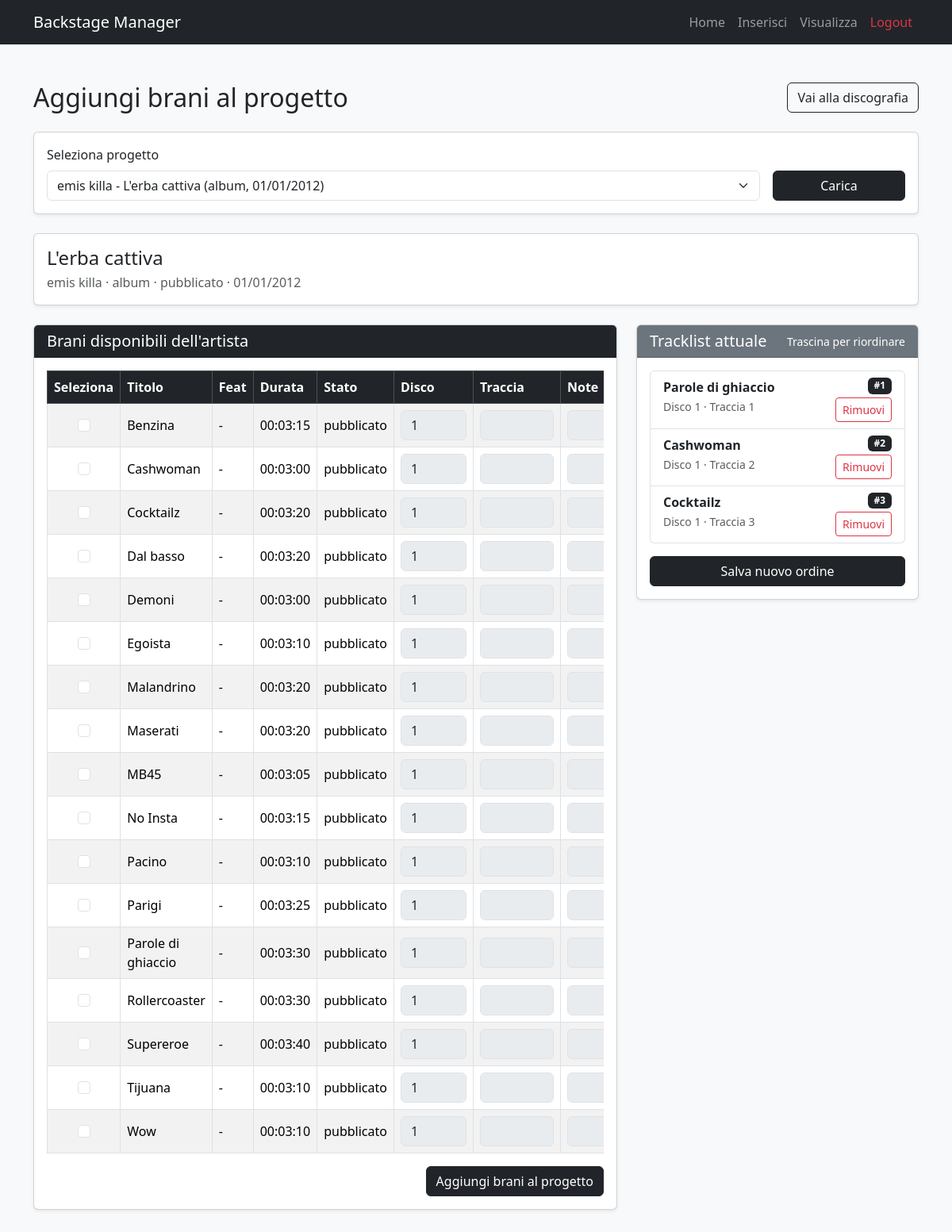
Screenshot of /client/aggiungi_brani_album.php?id_album=1 with the database file from the repository.
### tables this page shows
CREATE TABLE `album` (
  `id_album` int(11) NOT NULL,
  `id_artista` int(11) NOT NULL,
  `titolo_album` varchar(150) NOT NULL,
  `data_uscita` date DEFAULT NULL,
  `tipo_album` varchar(30) DEFAULT NULL,
  `genere` varchar(50) DEFAULT NULL,
  `note` text DEFAULT NULL,
  `stato_album` varchar(30) NOT NULL DEFAULT 'in lavorazione'
);

CREATE TABLE `artisti` (
  `id_artista` int(11) NOT NULL,
  `nome_arte` varchar(100) NOT NULL,
  `genere_musicale` varchar(50) DEFAULT NULL,
  `email` varchar(100) DEFAULT NULL,
  `telefono` varchar(20) DEFAULT NULL,
  `citta` varchar(50) DEFAULT NULL,
  `note` text DEFAULT NULL,
  `nome` varchar(50) NOT NULL,
  `cognome` varchar(50) NOT NULL,
  `id_etichetta` int(11) DEFAULT NULL
);

CREATE TABLE `brani` (
  `id_brano` int(11) NOT NULL,
  `id_artista` int(11) NOT NULL,
  `titolo` varchar(150) NOT NULL,
  `durata` time NOT NULL,
  `bpm` smallint(6) DEFAULT NULL,
  `tonalita` varchar(20) DEFAULT NULL,
  `anno_pubblicazione` int(11) DEFAULT NULL,
  `genere_brano` varchar(50) DEFAULT NULL,
  `testo` text DEFAULT NULL,
  `stato_brano` varchar(30) NOT NULL,
  `note` text DEFAULT NULL
);

CREATE TABLE `album_brani` (
  `id_album` int(11) NOT NULL,
  `id_brano` int(11) NOT NULL,
  `numero_traccia` int(11) DEFAULT NULL,
  `disco` int(11) DEFAULT 1,
  `note` text DEFAULT NULL
);

### client/aggiungi_brani_album.php (the view, shortened to what this page needs)
<?php
include("../server/config/connessione.php");
$id_album_selezionato = isset($_GET["id_album"]) ? (int)$_GET["id_album"] : 0;
$query_album = "
    SELECT
        al.id_album,
        al.titolo_album,
        al.tipo_album,
        al.stato_album,
        al.data_uscita,
        a.id_artista,
        a.nome_arte
    FROM album al
    JOIN artisti a ON al.id_artista = a.id_artista
    ORDER BY
        a.nome_arte ASC,
        al.data_uscita DESC,
        al.titolo_album ASC
";
$result_album = $connessione->query($query_album);
$dati_album = null;
$brani_artista = null;
$brani_gia_presenti = null;
if ($id_album_selezionato > 0) {
    $query_dati_album = "
        SELECT
            al.id_album,
            al.titolo_album,
            al.tipo_album,
            al.stato_album,
            al.data_uscita,
            a.id_artista,
            a.nome_arte
        FROM album al
        JOIN artisti a ON al.id_artista = a.id_artista
        WHERE al.id_album = $id_album_selezionato
    ";
    $result_dati_album = $connessione->query($query_dati_album);
    if ($result_dati_album && $result_dati_album->num_rows > 0) {
        $dati_album = $result_dati_album->fetch_assoc();
        $id_artista = (int)$dati_album["id_artista"];
        $query_brani_artista = "
            SELECT
                b.id_brano,
                b.titolo,
                b.durata,
                b.stato_brano,
                b.genere_brano,
                GROUP_CONCAT(DISTINCT af.nome_arte ORDER BY af.nome_arte SEPARATOR ', ') AS feat
            FROM brani b
            LEFT JOIN feat_brani fb ON b.id_brano = fb.id_brano
            LEFT JOIN artisti af ON fb.id_artista = af.id_artista
            WHERE b.id_artista = $id_artista
            GROUP BY
                b.id_brano,
                b.titolo,
                b.durata,
                b.stato_brano,
                b.genere_brano
            ORDER BY b.titolo ASC
        ";
        $brani_artista = $connessione->query($query_brani_artista);
        $query_brani_gia_presenti = "
            SELECT
                ab.id_brano,
                ab.numero_traccia,
                ab.disco,
                b.titolo
            FROM album_brani ab
            JOIN brani b ON ab.id_brano = b.id_brano
            WHERE ab.id_album = $id_album_selezionato
            ORDER BY ab.disco ASC, ab.numero_traccia ASC
        ";
        $brani_gia_presenti = $connessione->query($query_brani_gia_presenti);
    }
}
?>
<!DOCTYPE html>
<html lang="it">
<head>
    <link href="https://cdn.jsdelivr.net/npm/bootstrap@5.3.3/dist/css/bootstrap.min.css" rel="stylesheet">
</head>
<body class="bg-light">
<?php include("components/navbar.php"); ?>
<div class="container mt-5 mb-5">
    <div class="d-flex justify-content-between align-items-center mb-4">
        <h2 class="mb-0">Aggiungi brani al progetto</h2>
        <a href="discografia.php" class="btn btn-outline-dark">Vai alla discografia</a>
    </div>
    <div class="card shadow-sm mb-4">
        <div class="card-body">
            <form method="GET" action="aggiungi_brani_album.php" class="row g-3 align-items-end">
                <div class="col-md-10">
                    <label for="id_album" class="form-label">Seleziona progetto</label>
                    <select name="id_album" id="id_album" class="form-select" required>
                        <?php if ($result_album && $result_album->num_rows > 0) {
                            while ($album = $result_album->fetch_assoc()) {
                                $selected = ($id_album_selezionato == $album["id_album"]) ? "selected" : "";
                                $data = !empty($album["data_uscita"]) ? date("d/m/Y", strtotime($album["data_uscita"])) : "data n/d";
                                echo "<option value='{$album["id_album"]}' $selected>
                                        {$album["nome_arte"]} - {$album["titolo_album"]} ({$album["tipo_album"]}, {$data})
                                      </option>";
                            }
                        } ?>
                    </select>
                </div>
                <div class="col-md-2">
                    <button type="submit" class="btn btn-dark w-100">Carica</button>
                </div>
            </form>
        </div>
    </div>
    <?php if ($dati_album) { ?>
        <div class="card shadow-sm mb-4">
            <div class="card-body">
                <h4 class="mb-1"><?php echo htmlspecialchars($dati_album["titolo_album"]); ?></h4>
                <p class="text-muted mb-0">
                    <?php echo htmlspecialchars($dati_album["nome_arte"]); ?> ·
                    <?php echo htmlspecialchars($dati_album["tipo_album"]); ?> ·
                    <?php echo htmlspecialchars($dati_album["stato_album"]); ?>
                    <?php if (!empty($dati_album["data_uscita"])) { ?>
                        · <?php echo date("d/m/Y", strtotime($dati_album["data_uscita"])); ?>
                    <?php } ?>
                </p>
            </div>
        </div>
        <div class="row g-4">
            <div class="col-lg-8">
                <div class="card shadow-sm">
                    <div class="card-header bg-dark text-white">
                        <h5 class="mb-0">Brani disponibili dell'artista</h5>
                    </div>
                    <div class="card-body">
                        <form method="POST" action="../server/api/album_brani.php">
                            <?php if ($brani_artista && $brani_artista->num_rows > 0) { ?>
                                <div class="table-responsive">
                                    <table class="table table-striped table-bordered align-middle">
                                        <thead class="table-dark">
                                            <tr>
                                                <th>Seleziona</th>
                                                <th>Titolo</th>
                                                <th>Feat</th>
                                                <th>Durata</th>
                                                <th>Stato</th>
                                                <th>Disco</th>
                                                <th>Traccia</th>
                                                <th>Note</th>
                                            </tr>
                                        </thead>
                                        <tbody>
                                            <?php while ($brano = $brani_artista->fetch_assoc()) { ?>
                                                <tr>
                                                    <td class="text-center">
                                                        <input
                                                            class="form-check-input seleziona-brano"
                                                            type="checkbox"
                                                            name="brani_selezionati[]"
                                                            value="<?php echo $brano["id_brano"]; ?>"
                                                            data-id="<?php echo $brano["id_brano"]; ?>">
                                                    </td>
                                                    <td><?php echo htmlspecialchars($brano["titolo"]); ?></td>
                                                    <td><?php echo !empty($brano["feat"]) ? htmlspecialchars($brano["feat"]) : "-"; ?></td>
                                                    <td><?php echo htmlspecialchars($brano["durata"]); ?></td>
                                                    <td><?php echo htmlspecialchars($brano["stato_brano"]); ?></td>
                                                    <td style="min-width: 100px;">
                                                        <input
                                                            type="number"
                                                            name="disco[<?php echo $brano["id_brano"]; ?>]"
                                                            class="form-control campo-brano"
                                                            min="1"
                                                            value="1"
                                                            disabled>
                                                    </td>
                                                    <td style="min-width: 110px;">
                                                        <input
                                                            type="number"
                                                            name="numero_traccia[<?php echo $brano["id_brano"]; ?>]"
                                                            class="form-control campo-brano"
                                                            min="1"
                                                            disabled>
                                                    </td>
                                                    <td style="min-width: 180px;">
                                                        <input
                                                            type="text"
                                                            name="note[<?php echo $brano["id_brano"]; ?>]"
                                                            class="form-control campo-brano"
                                                            maxlength="255"
                                                            disabled>
                                                    </td>
                                                </tr>
                                            <?php } ?>
                                        </tbody>
                                    </table>
                                </div>
                                <div class="d-flex justify-content-end">
                                    <button type="submit" class="btn btn-dark">Aggiungi brani al progetto</button>
                                </div>
                            <?php } else { ?>
                                <div class="alert alert-warning mb-0">
                                    Nessun brano disponibile per questo artista.
                                </div>
                            <?php } ?>
                        </form>
                    </div>
                </div>
            </div>
            <div class="col-lg-4">
                <div class="card shadow-sm">
                    <div class="card-header bg-secondary text-white d-flex justify-content-between align-items-center">
                        <h5 class="mb-0">Tracklist attuale</h5>
                        <small>Trascina per riordinare</small>
                    </div>
                    <div class="card-body">
                        <?php if ($brani_gia_presenti && $brani_gia_presenti->num_rows > 0) {
                            $tracklist_array = [];
                            while ($presente = $brani_gia_presenti->fetch_assoc()) {
                                $tracklist_array[] = $presente;
                            }
                        ?>
                            <ul class="list-group" id="lista-tracklist">
                                <?php foreach ($tracklist_array as $presente) { ?>
                                    <li class="list-group-item riga-trascinabile d-flex justify-content-between align-items-start"
                                        data-id-brano="<?php echo (int)$presente['id_brano']; ?>"
                                        data-disco="<?php echo (int)$presente['disco']; ?>">
                                        <div class="me-2">
                                            <strong><?php echo htmlspecialchars($presente['titolo']); ?></strong><br>
                                            <small class="text-muted">
                                                Disco <?php echo (int)$presente['disco']; ?> · Traccia <span class="numero-traccia"><?php echo (int)$presente['numero_traccia']; ?></span>
                                            </small>
                                        </div>
                                        <div class="d-flex flex-column gap-1 align-items-end">
                                            <span class="badge bg-dark">#<span class="badge-traccia"><?php echo (int)$presente['numero_traccia']; ?></span></span>
                                            <form action="../server/api/elimina_brano_album.php" method="POST"
                                                  onsubmit="return confirm('Rimuovere questo brano dal progetto?');">
                                                <button type="submit" class="btn btn-sm btn-outline-danger">Rimuovi</button>
                                            </form>
                                        </div>
                                    </li>
                                <?php } ?>
                            </ul>
                            <form id="form-riordino" action="../server/api/riordina_album.php" method="POST" class="mt-3">
                                <div class="d-grid">
                                    <button type="submit" class="btn btn-dark">Salva nuovo ordine</button>
                                </div>
                            </form>
                        <?php } else { ?>
                            <div class="alert alert-info mb-0">
                                Nessun brano ancora collegato a questo progetto.
                            </div>
                        <?php } ?>
                    </div>
                </div>
            </div>
        </div>
    <?php } ?>
</div>
</body>
</html>

### client/aggiungi_brani_album.php (style rules this page uses)
.riga-trascinabile { cursor: grab; }

### rows the page displays
album: titolo_album "L'erba cattiva", tipo_album "album", stato_album "pubblicato", data_uscita "01/01/2012"
artisti: nome_arte "emis killa"
brani: titolo "Benzina", durata "00:03:15", stato_brano "pubblicato", id_brano "1"
brani: titolo "Cashwoman", durata "00:03:00", stato_brano "pubblicato", id_brano "1"
brani: titolo "Cocktailz", durata "00:03:20", stato_brano "pubblicato", id_brano "1"
brani: titolo "Dal basso", durata "00:03:20", stato_brano "pubblicato", id_brano "1"
brani: titolo "Demoni", durata "00:03:00", stato_brano "pubblicato", id_brano "1"
brani: titolo "Egoista", durata "00:03:10", stato_brano "pubblicato", id_brano "1"
brani: titolo "Malandrino", durata "00:03:20", stato_brano "pubblicato", id_brano "1"
brani: titolo "Maserati", durata "00:03:20", stato_brano "pubblicato", id_brano "1"
brani: titolo "MB45", durata "00:03:05", stato_brano "pubblicato", id_brano "1"
brani: titolo "No Insta", durata "00:03:15", stato_brano "pubblicato", id_brano "1"
brani: titolo "Pacino", durata "00:03:10", stato_brano "pubblicato", id_brano "1"
brani: titolo "Parigi", durata "00:03:25", stato_brano "pubblicato", id_brano "1"
brani: titolo "Parole di ghiaccio", durata "00:03:30", stato_brano "pubblicato", id_brano "1"
brani: titolo "Rollercoaster", durata "00:03:30", stato_brano "pubblicato", id_brano "1"
brani: titolo "Supereroe", durata "00:03:40", stato_brano "pubblicato", id_brano "1"
brani: titolo "Tijuana", durata "00:03:10", stato_brano "pubblicato", id_brano "1"
brani: titolo "Wow", durata "00:03:10", stato_brano "pubblicato", id_brano "1"
album_brani: id_brano.titolo "Parole di ghiaccio", disco "1", numero_traccia "1"
album_brani: id_brano.titolo "Cashwoman", disco "1", numero_traccia "2"
album_brani: id_brano.titolo "Cocktailz", disco "1", numero_traccia "3"

### other values shown
form field id_album "emis killa - L'erba cattiva (album, 01/01/2012)"
